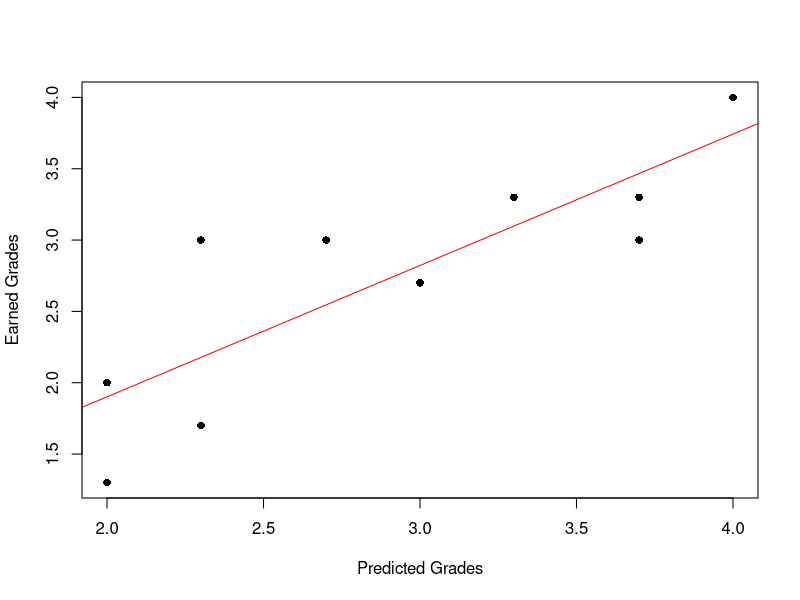

The R script that drew this image:
# 6.5-4. The final grade in a calculus course was predicted
# on the basis of the student’s high school grade point aver-
# age in mathematics, Scholastic Aptitude Test (SAT) score
# in mathematics, and score on a mathematics entrance
# examination. The predicted grades x and the earned
# grades y for 10 students are given (2.0 represents a C, 2.3
# a C+, 2.7 a B–, etc.).

x <- c(2.0, 3.3, 3.7, 2.0, 2.3, 2.7, 4.0, 3.7, 3.0, 2.3)
y <- c(1.3, 3.3, 3.3, 2.0, 1.7, 3.0, 4.0, 3.0, 2.7, 3.0)

# (a) Calculate the least squares regression line for these
# data.

cor(x,y)

mean(x)

m <- lm(y ~ x)
# m
# 
# abline(m, col = "red")

m1 <- lm(y ~ I(x - mean(x)))
m1

# (b) Plot the points and the least squares regression line on
# the same graph.

plot(x, y, xlab = "Predicted Grades",
     ylab = "Earned Grades", pch=16)

abline(m, col = "red")

# (c) Find the value of σ^2

# y_i_hat
resid(m1)
# (y_i - y_i_hat)^2
e = resid(m1)^2
sum(e)

# point estimator for σ^2_hat
sum(e)/length(x)

# 7.6-4. For the data given in Exercise 6.5-4, with the usual
# assumptions,

summary(m1)

# MSE
summary(m1)$sigma^2
sum(e)/(length(x)-2)

# (a) Find a 95% confidence interval for μ(x) when x = 2, 3,
# and 4.

predict(m, newdata = data.frame(x = 2), interval = "confidence", level = 0.95)
predict(m, newdata = data.frame(x = 3), interval = "confidence", level = 0.95)
predict(m, newdata = data.frame(x = 4), interval = "confidence", level = 0.95)

# (b) Find a 95% prediction interval for Y when x = 2, 3,
# and 4.

predict(m, newdata = data.frame(x = 2), interval = "predict")
predict(m, newdata = data.frame(x = 3), interval = "predict")
predict(m, newdata = data.frame(x = 4), interval = "predict")


# 7.6-16. Find 95% confidence intervals for α, β, and σ^2 for
# the predicted and earned grades data in Exercise 6.5-4.

# CI for regression parameters α and β.
confint(m1, level = 0.95)

# CI for regression parameter σ^2.
# ????????????????